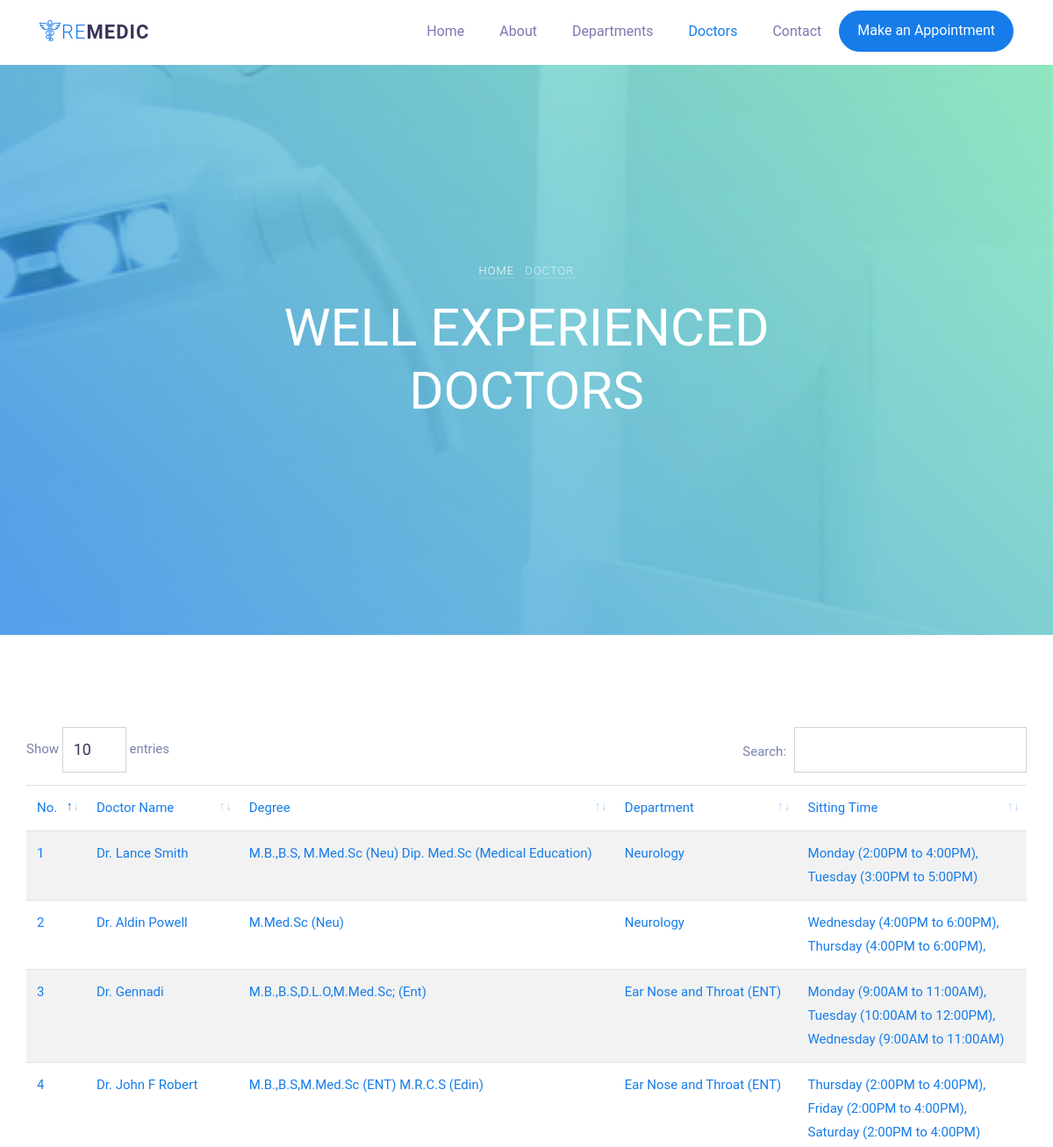
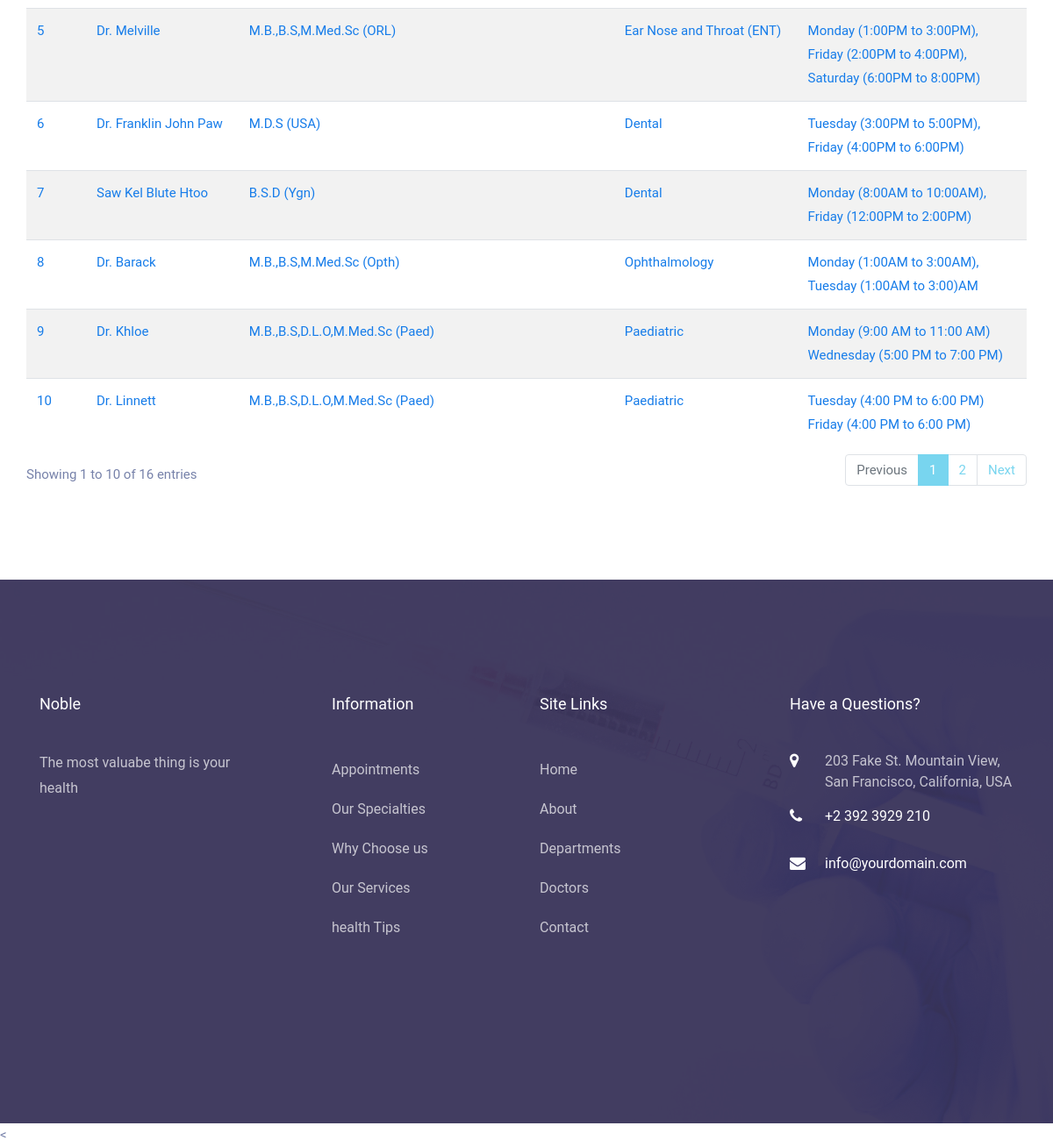
The app's page /doctors.php with its own data (2 pictures, top to bottom).
### tables this page shows
CREATE TABLE `doctors` (
  `doctors_id` int(10) UNSIGNED NOT NULL,
  `depid` int(10) UNSIGNED NOT NULL,
  `name` varchar(191) NOT NULL,
  `degree` varchar(191) NOT NULL,
  `sitting_time` longtext NOT NULL,
  `day_id` varchar(255) NOT NULL,
  `created_at` timestamp NULL DEFAULT NULL,
  `updated_at` timestamp NULL DEFAULT NULL
);

CREATE TABLE `departments` (
  `departments_id` int(10) UNSIGNED NOT NULL,
  `depname` varchar(191) NOT NULL,
  `created_at` timestamp NULL DEFAULT NULL,
  `updated_at` timestamp NULL DEFAULT NULL
);

### doctors.php (the view, shortened to what this page needs)
<?php
include('database/connection.php');
include('includes/userheader.php');
    $doctor =  $conn->query("SELECT de.*,d.* FROM doctors as d LEFT JOIN departments as de ON d.depid = de.departments_id");
?>
  <body>
    <nav class="navbar navbar-expand-lg navbar-dark ftco_navbar bg-dark ftco-navbar-light" id="ftco-navbar">
    <div class="container">
      <a class="navbar-brand" href="index.html"><i class="flaticon-pharmacy"></i><span>Re</span>Medic</a>
      <div class="collapse navbar-collapse" id="ftco-nav">
        <ul class="navbar-nav ml-auto">
          <li class="nav-item"><a href="index.php" class="nav-link">Home</a></li>
          <li class="nav-item"><a href="about.php" class="nav-link">About</a></li>
          <li class="nav-item"><a href="departments.php" class="nav-link">Departments</a></li>
          <li class="nav-item active"><a href="doctors.php" class="nav-link">Doctors</a></li>
          <li class="nav-item"><a href="contact.php" class="nav-link">Contact</a></li>
          <li class="nav-item cta"><a href="#" class="nav-link" data-toggle="modal" data-target="#modalAppointment"><span>Make an Appointment</span></a></li>
        </ul>
      </div>
    </div>
  </nav>
    <div class="hero-wrap" style="background-image: url('images/bg_6.jpg'); background-attachment:fixed;">
      <div class="overlay"></div>
      <div class="container">
        <div class="row no-gutters slider-text align-items-center justify-content-center" data-scrollax-parent="true">
          <div class="col-md-8 ftco-animate text-center">
            <p class="breadcrumbs"><span class="mr-2"><a href="index.php">Home</a></span> <span>Doctor</span></p>
            <h1 class="mb-3 bread">Well Experienced Doctors</h1>
          </div>
        </div>
      </div>
    </div>
    <section class="ftco-section">
      <div class="container">
        <div class="row">
           <div class="table-responsive">
                  <table class="table table-striped text-info" id="dataTable" width="100%" cellspacing="0">
                    <thead class="text-primary">
                        <tr>
                           <td>No.</td>
                           <td>Doctor Name</td>
                           <td>Degree</td>
                           <td>Department</td>
                           <td width="220px">Sitting Time</td>
                        </tr>
                    </thead>
                    <tbody class="text-primary depart">
                        <?php foreach($doctor as $key => $d) { ?>
                          <tr id="nice<?php echo $d['doctors_id']?>">
                             <td><?php echo $key+1 ?></td>
                             <td><?php echo $d['name']; ?></td>
                             <td><?php echo $d['degree']; ?></td>
                             <td><?php echo $d['depname']; ?></td>
                             <td width="220px"><?php echo $d['sitting_time'];?></td>
                          </tr>
                        <?php } ?>
                    </tbody>
                  </table>
                </div>
        </div>
      </div>
    </section>
  <footer class="ftco-footer ftco-bg-dark ftco-section img" style="background-image: url(images/bg_5.jpg);">
      <div class="overlay"></div>
      <div class="container">
        <div class="row mb-5">
          <div class="col-md">
            <div class="ftco-footer-widget mb-4">
              <h2 class="ftco-heading-2">Noble</h2>
              <p>The most valuabe thing is your health</p>
              <ul class="ftco-footer-social list-unstyled float-md-left float-lft mt-5">
              </ul>
            </div>
          </div>
          <div class="col-md">
            <div class="ftco-footer-widget mb-4 ml-md-5">
              <h2 class="ftco-heading-2">Information</h2>
              <ul class="list-unstyled">
                <li><a href="#" class="py-2 d-block">Appointments</a></li>
                <li><a href="#" class="py-2 d-block">Our Specialties</a></li>
                <li><a href="#" class="py-2 d-block">Why Choose us</a></li>
                <li><a href="#" class="py-2 d-block">Our Services</a></li>
                <li><a href="#" class="py-2 d-block">health Tips</a></li>
              </ul>
            </div>
          </div>
          <div class="col-md">
             <div class="ftco-footer-widget mb-4">
              <h2 class="ftco-heading-2">Site Links</h2>
              <ul class="list-unstyled">
                <li><a href="index.php" class="py-2 d-block">Home</a></li>
                <li><a href="about.php" class="py-2 d-block">About</a></li>
                <li><a href="departments.php" class="py-2 d-block">Departments</a></li>
                <li><a href="doctors.php" class="py-2 d-block">Doctors</a></li>
                <li><a href="contact.php" class="py-2 d-block">Contact</a></li>
              </ul>
            </div>
          </div>
          <div class="col-md">
            <div class="ftco-footer-widget mb-4">
              <h2 class="ftco-heading-2">Have a Questions?</h2>
              <div class="block-23 mb-3">
                <ul>
                  <li><span class="icon icon-map-marker"></span><span class="text">203 Fake St. Mountain View, San Francisco, California, USA</span></li>
                  <li><a href=""><span class="icon icon-phone"></span><span class="text">+2 392 3929 210</span></a></li>
                  <li><a href="www.gmail.com"><span class="icon icon-envelope"></span><span class="text">info@yourdomain.com</span></a></li>
                </ul>
              </div>
            </div>
          </div>
        </div>
        <div class="row">
          <div class="col-md-12 text-center">
          </div>
        </div>
      </div>
    </footer>
  <
  </body>

### includes/userheader.php (shortened to what this page needs)
<!DOCTYPE html>
<html lang="en">
  <head>
    <link rel="stylesheet" href="css/open-iconic-bootstrap.min.css">
    <link rel="stylesheet" href="css/animate.css">
    <link rel="stylesheet" href="css/owl.carousel.min.css">
    <link rel="stylesheet" href="css/owl.theme.default.min.css">
    <link rel="stylesheet" href="css/magnific-popup.css">
    <link rel="stylesheet" href="css/aos.css">
    <link rel="stylesheet" href="css/ionicons.min.css">
    <link rel="stylesheet" href="css/bootstrap-datepicker.css">
    <link rel="stylesheet" href="css/jquery.timepicker.css">
    <link rel="stylesheet" href="css/flaticon.css">
    <link rel="stylesheet" href="css/icomoon.css">
    <link rel="stylesheet" href="css/style.css">
    <link href="admin/datatables/dataTables.bootstrap4.min.css" rel="stylesheet">
    <link rel="stylesheet" href="//code.jquery.com/ui/1.12.1/themes/base/jquery-ui.min.css">
    <link rel="stylesheet" href="/resources/demos/style.css">
  </head>

### css/icomoon.css (style rules this page uses)
[class^="icon-"], [class*=" icon-"] { font-family: 'icomoon' !important; speak: none; font-style: normal; font-weight: normal; font-variant: normal; text-transform: none; line-height: 1; -webkit-font-smoothing: antialiased; -moz-osx-font-smoothing: grayscale; }
.icon-map-marker:before { content: "\f041"; }
.icon-phone:before { content: "\f095"; }
.icon-envelope:before { content: "\f0e0"; }

### records on screen
doctors: name "Dr. Lance Smith", degree "M.B.,B.S, M.Med.Sc (Neu) Dip. Med.Sc (Medical Education)", depid.depname "Neurology", sitting_time "Monday (2:00PM to 4:00PM), Tuesday (3:00PM to 5:00PM)"
doctors: name "Dr. Aldin Powell", degree "M.Med.Sc (Neu)", depid.depname "Neurology", sitting_time "Wednesday (4:00PM to 6:00PM), Thursday (4:00PM to 6:00PM),"
doctors: name "Dr. Gennadi", degree "M.B.,B.S,D.L.O,M.Med.Sc; (Ent)", depid.depname "Ear Nose and Throat (ENT)", sitting_time "Monday (9:00AM to 11:00AM), Tuesday (10:00AM to 12:00PM), Wednesday (9:00AM to 11:00AM)"
doctors: name "Dr. John F Robert", degree "M.B.,B.S,M.Med.Sc (ENT) M.R.C.S (Edin)", depid.depname "Ear Nose and Throat (ENT)", sitting_time "Thursday (2:00PM to 4:00PM), Friday (2:00PM to 4:00PM), Saturday (2:00PM to 4:00PM)"
doctors: name "Dr. Melville", degree "M.B.,B.S,M.Med.Sc (ORL)", depid.depname "Ear Nose and Throat (ENT)", sitting_time "Monday (1:00PM to 3:00PM), Friday (2:00PM to 4:00PM), Saturday (6:00PM to 8:00PM)"
doctors: name "Dr. Franklin John Paw", degree "M.D.S (USA)", depid.depname "Dental", sitting_time "Tuesday (3:00PM to 5:00PM), Friday (4:00PM to 6:00PM)"
doctors: name "Saw Kel Blute Htoo", degree "B.S.D (Ygn)", depid.depname "Dental", sitting_time "Monday (8:00AM to 10:00AM), Friday (12:00PM to 2:00PM)"
doctors: name "Dr. Barack", degree "M.B.,B.S,M.Med.Sc (Opth)", depid.depname "Ophthalmology", sitting_time "Monday (1:00AM to 3:00AM), Tuesday (1:00AM to 3:00)AM"
doctors: name "Dr. Khloe", degree "M.B.,B.S,D.L.O,M.Med.Sc (Paed)", depid.depname "Paediatric", sitting_time "Monday (9:00 AM to 11:00 AM) Wednesday (5:00 PM to 7:00 PM)"
doctors: name "Dr. Linnett", degree "M.B.,B.S,D.L.O,M.Med.Sc (Paed)", depid.depname "Paediatric", sitting_time "Tuesday (4:00 PM to 6:00 PM) Friday (4:00 PM to 6:00 PM)"
